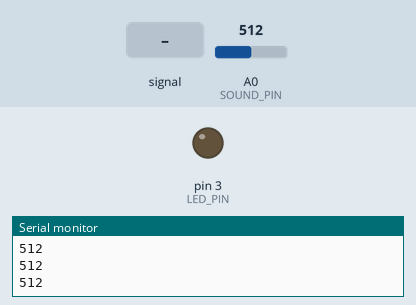
Recording of a sketch running on a simulated Arduino Uno, built with avr-gcc and run on an emulated ATmega328P. Parts: output pins drawn as LEDs (lit = HIGH), the last lines printed to the serial monitor. Inputs (shaded band) come from the test bench; at power-on: A0 (SOUND_PIN) = 512.

Above: at 2.2 s.
2.3 s: A0 (SOUND_PIN) fed a 200 Hz sine of ±81 counts around its level
At 2.47 s:
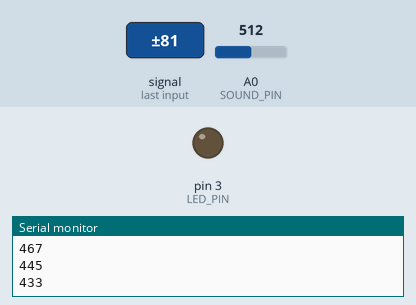
5.3 s: A0 (SOUND_PIN) fed a 50 Hz sine of ±306 counts around its level
8.3 s: A0 (SOUND_PIN) set to 716
At 8.6 s:
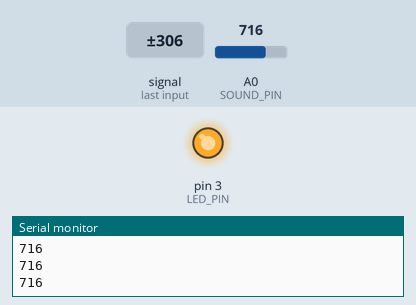
9.8 s: A0 (SOUND_PIN) set to 546
11.3 s: A0 (SOUND_PIN) set to 536
At 12.5 s:
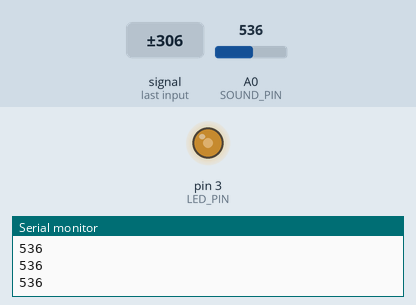
12.8 s: A0 (SOUND_PIN) set to 511
At 13.5 s:
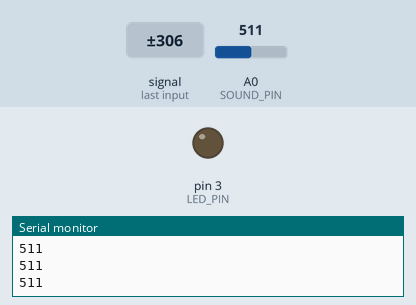
Timing chart, 0 to 15.3 s (numbered marks = the images above; inputs shaded):
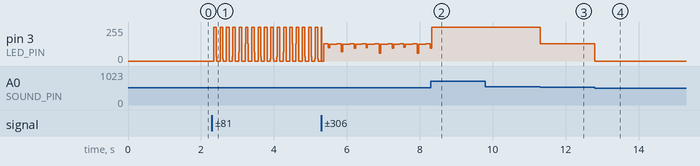

The sketch:

SoundModuleAnalog.ino
```cpp
#define SOUND_PIN   A0
#define LED_PIN 3
int sound_val;

int ambient_val = 580;

int compute_ambient_val()
{
  int i;
  int sum = 0;
  for ( i = 0; i < 10; i++) {
    int sound_val = analogRead(SOUND_PIN);
    sum += sound_val;
    delay(100);
  }

  ambient_val = sum/10;
}


void setup() {
  // put your setup code here, to run once:
  //pinMode(SOUND_PIN, INPUT);
  pinMode(LED_PIN, OUTPUT);
  Serial.begin(9600);
  compute_ambient_val();

}


int compute_sound_delta(int amb_val, int s_val)
{
  if (s_val < amb_val)
    return 0;
  return (s_val - amb_val);

}

byte compute_led_val(int sound_delta)
{
  if (sound_delta < 5)
    return 0;

  if (sound_delta < 10)
    return 16;

  if (sound_delta < 15)
    return 32;

  if (sound_delta < 20)
    return 64;

  if (sound_delta < 25)
    return 128;

  return 255;
}
void loop() {
  sound_val = analogRead(SOUND_PIN);
  int sound_delta = compute_sound_delta(ambient_val, sound_val);
  byte led_val = compute_led_val(sound_delta);
  analogWrite(LED_PIN, led_val);
  Serial.println(sound_val);
  delay(10);
}
```

Measured:
- the behaviour switches between 537 and 536 on A0 (SOUND_PIN) (found by bisection; images 2 and 3)
- after the input at 11.3 s, pin 3 (LED_PIN): 255/255 → 128/255 at once
- after the input at 12.8 s, pin 3 (LED_PIN): 128/255 → 0/255 at once
